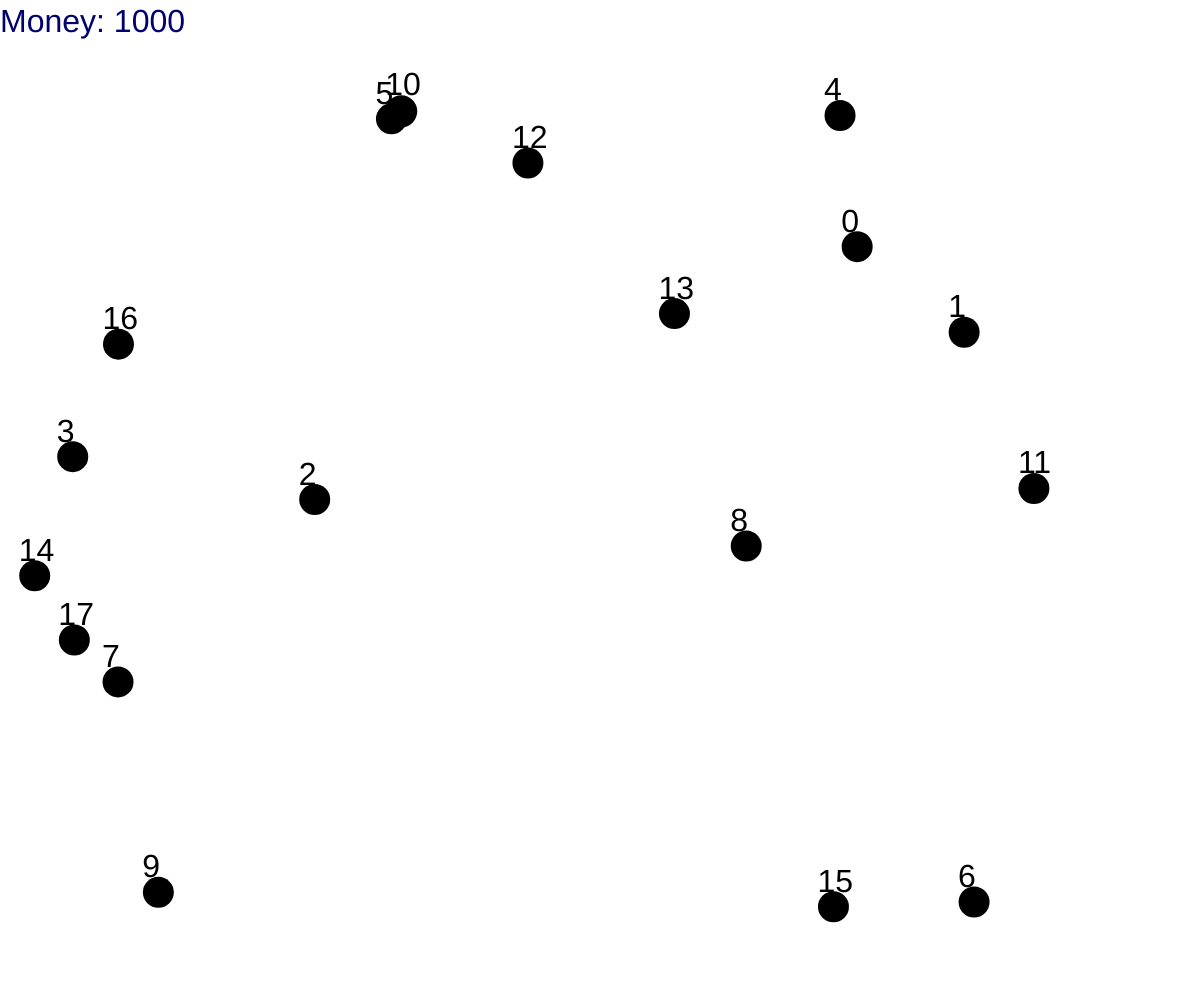
Frame 1 (no input)
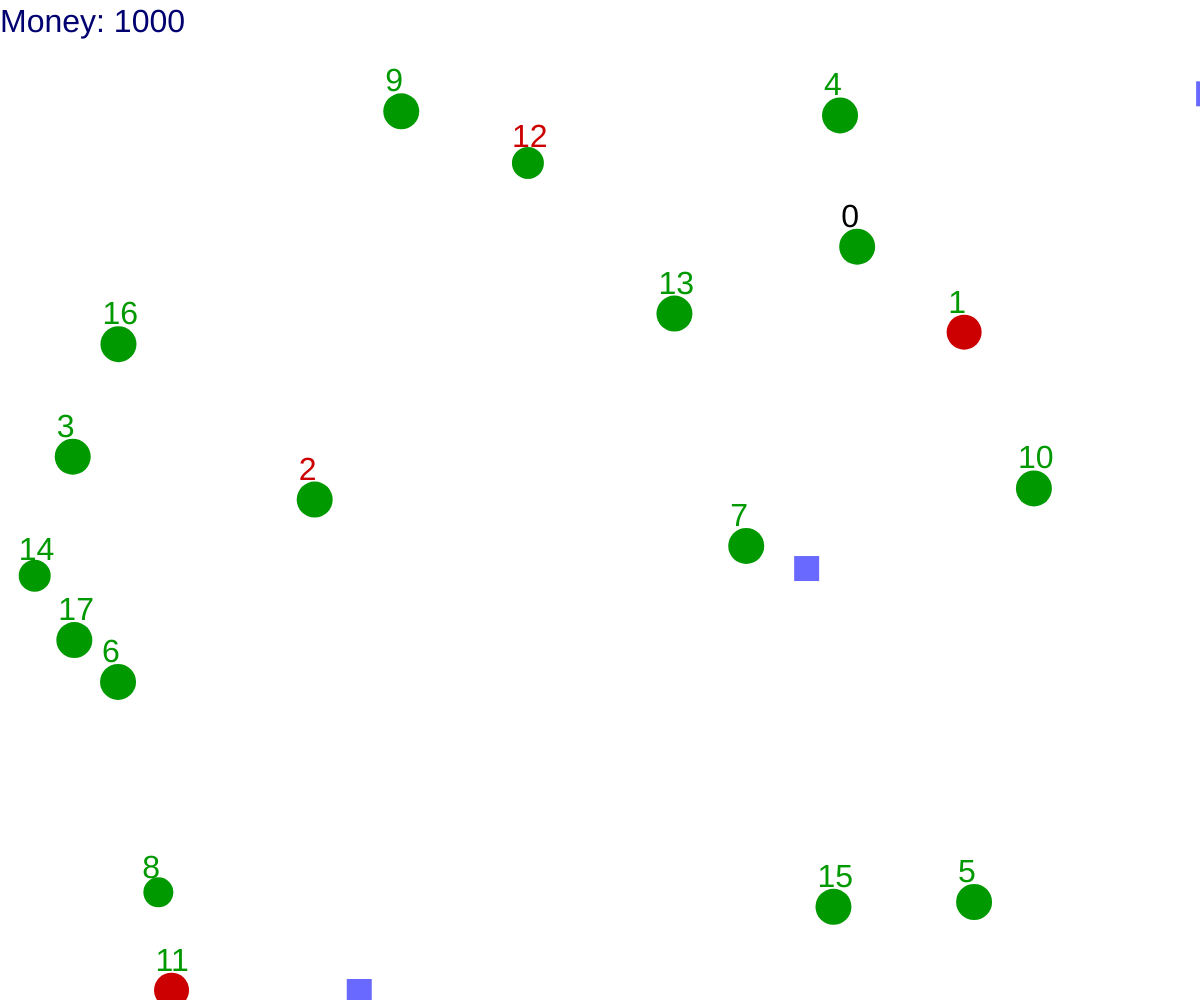
Frame 60 (no input)
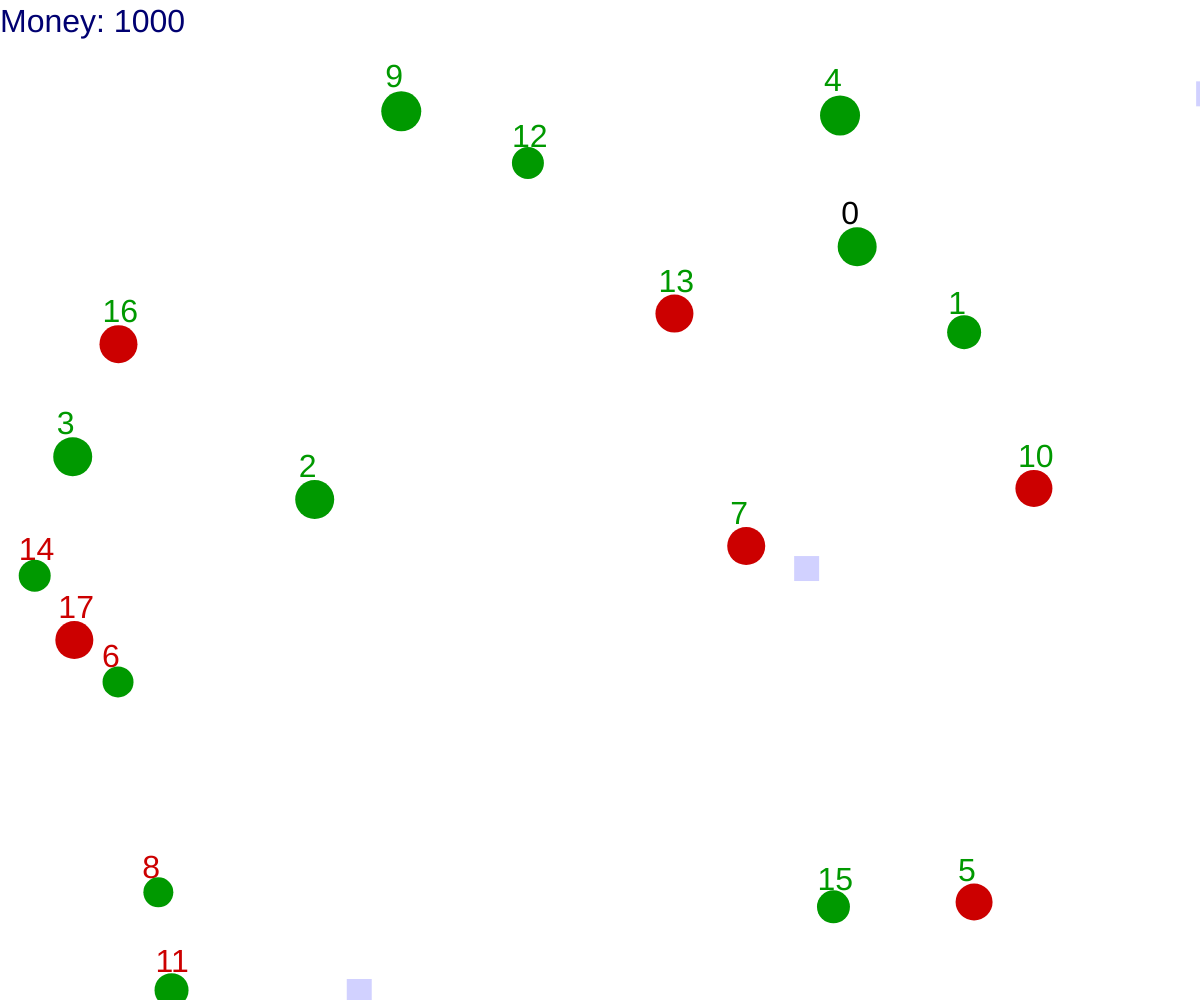
Frame 120 (the mouse pressed at the canvas centre since frame 60)

The p5.js sketch that drew these frames (run headless with seeded random() and noise() and a simulated clock; from frame 60 on, the mouse is pressed at the canvas centre):

// p5.js sketch
// ── sketch.js
var stations = [];
var bigStations = [];
var connections = [];
var factories = [];
var MAX_STATIONS = 20;
var MAX_FACTORIES = 3;
var grid = [];
var selected = false;
var selectedStation;
var money;
var ind;

function setup() {
  frameRate(30);
  ind = new Factory(100, 100);
  money = 1000;
  createCanvas(windowWidth, windowHeight);

  for (var i = 0; i < MAX_STATIONS; i++) {
    var x = random(windowWidth);
    var y = random(50, windowHeight);
    var station = new Station(x, y, i);
    stations.push(station)
  }
  for (var i = 0; i < MAX_FACTORIES; i++) {
    var factory = createFactory();
    factories.push(factory);
  }

  //c = new Connection(s1, s2);
}

function draw() {

  noStroke();
  background(255);
  textSize(32);
  fill(0, 0, 113);
  text("Money: " + money, 0, 32);
  for (var i = 0; i < connections.length; i++) {
    connections[i].show();
  }
  for (var i = 0; i < factories.length; i++) {
    factories[i].show();
    factories[i].update();
  }
  for (var i = 0; i < stations.length; i++) {
    stations[i].show();
    stations[i].update();
    for (var j = 0; j < stations.length; j++) {
      var d = dist(stations[i].x, stations[i].y, stations[j].x, stations[j].y);
      if (d <= stations[i].r / 2 + stations[j].r / 2 && stations[i] != stations[
          j]) {
        console.log("the firs circle has radius " + stations[i].r +
          " the second has radius " + stations[j].r +
          " and they are distance " + d + "apart");
        if (stations[j].populationCap > stations[i].populationCap) {
          absorbStation(stations[i], stations[j]);
        } else {
          absorbStation(stations[j], stations[i]);
        }
        break;
      }
    }
  }
  for (var i = 0; i < connections.length; i++) {
    for (var j = 0; j < connections.length; j++) {
      if (connections[i] != connections[j]) {
        if (connections[i].station1 == connections[j].station1 &&
          connections[i].station2 == connections[j].station2) {
          connections.splice(j, 1);
          console.log("stationed purged");
        } else if (connections[i].station1 == connections[j].station2 &&
          connections[i].station2 == connections[j].station1) {
          connections.splice(j, 1);
          console.log("stationed purged");
        }
      }
    }
  }
}

function absorbStation(absorbed, absorbing) {

  for (var x = 0; x < absorbed.population.length; x++) {
    absorbing.population.push(absorbed.population[x]);
    absorbed.population[x].currentNode = absorbing;
  }
  for (var x = 0; x < absorbed.connections.length; x++) {
    if (absorbed.connections[x].station1 == absorbed) {
      absorbed.connections[x].station1 = absorbing;
    } else {
      absorbed.connections[x].station2 = absorbing;
    }
    absorbing.connections.push(absorbed.connections[x]);
  }
  var index = stations.indexOf(absorbed);
  stations.splice(index, 1);
  return;
}


function mousePressed() {
  console.log(selected);
  for (var i = 0; i < factories.length; i++) {
    var d = dist(mouseX, mouseY, factories[i].cenX, factories[i].cenY);
    if (d <= factories[i].r) {
      if (!selected) {
        selected = true;
        selectedStation = factories[i];
        factories[i].selected = true;
      }
    }
  }
  for (var i = 0; i < stations.length; i++) {
    if (dist(mouseX, mouseY, stations[i].x, stations[i].y) <= stations[i].r / 2) {
      if (!selected) {
        selected = true;
        selectedStation = stations[i];
        selectedStation.selected = true;
        console.log(selectedStation);
        break;
      } else if (selected && stations[i] != selectedStation) {
        var c = new Connection(selectedStation, stations[i]);
        if (money >= c.cost) {
          selected = false;
          selectedStation.selected = false;
          connections.push(c);
          selectedStation.connections.push(c);
          stations[i].connections.push(c);
          money -= c.cost;
          break;
        } else {
          selected = false;
          selectedStation.selected = false;
          console.log("Not enough money");
          alert("Not enough money");
        }
      }
    }
  }
}

// ── commuter.js
var Commuter = function(start, end) {
  this.startNode = start;
  this.endNode = end;
  this.currentNode = this.startNode;
  this.dead = false;
  this.distanceTraveled = 1;
  this.update = function() {
    if (!this.dead) {
      if (!isANode(this.endNode)) {
        var rand = random(stations.length - 1);
        this.endNode = stations[rand];
      }
      if (this.currentNode == this.endNode) {
        this.dead = true;
        money += floor(20 / this.distanceTraveled);
        this.currentNode.populationCap += 1;
      } else if (this.currentNode.connections.length >= 1) {
        var validStations = [];
        for (var i = 0; i < this.currentNode.connections.length; i++) {
          var con = this.currentNode.connections[i];
          if (con.station1.type == "Station" && con.station1 != this.currentNode) {
            validStations.push(con.station1);
          }
          if (con.station2.type == "Station" && con.station2 != this.currentNode) {
            validStations.push(con.station2);
          }
        }
        if (validStations.length >= 1) {
          var randIndex = round(random(validStations.length - 1));
          var randConnection = validStations[randIndex];
          var oldNode = this.currentNode;

          this.currentNode = randConnection;
          var index = oldNode.population.indexOf(this);
          oldNode.population.splice(index, 1);
          this.currentNode.population.push(this);
        }
      }
    }
  }
}

function isANode(Node) {
  for (var i = 0; i < stations.length; i++) {
    if (stations[i] == Node) return true;
  }
  return false;
}

// ── connection.js
 var Connection = function(s1, s2) {
   this.station1 = s1;
   this.station2 = s2;
   this.cost = floor(dist(this.station1.x, this.station1.y, this.station2.x,
     this.station2.y));
   this.show = function() {
     var x1, y1, x2, y2;
     if (this.station1.type == "Factory") {
       x1 = this.station1.cenX;
       y1 = this.station1.cenY;
     } else {
       x1 = this.station1.x;
       y1 = this.station1.y;
     }
     if (this.station2.type == "Factory") {
       x2 = this.station2.cenX;
       y2 = this.station2.cenY;
     } else {
       x2 = this.station2.x;
       y2 = this.station2.y;
     }
     stroke(0);
     line(x1, y1, x2, y2);
     fill(0);
   }

 }

// ── factory.js
var Factory = function(x, y) {
  //Initial variables used for basic functions.
  this.x = x;
  this.type = "Factory";
  this.y = y;
  this.connections = [];
  this.goods = [];
  // Production variables.
  this.productionCap = 5;
  this.production = 1;
  this.progressToGood = 0;
  this.productionRate = 1;
  this.productionThreshold = 100;
  // The following is to do with display. CenX and CenY are the center of the
  // square. These coordinates are used for pretty much everything except for
  // drawing the square.
  // this.r is the radius of the circle which the square is inscribed inside.
  // This makes hit detection must easier. This.r is calculated using geomtry.
  this.size = 25;
  this.cenX = this.x + (this.size / 2);
  this.cenY = this.y + this.size / 2;
  this.r = sqrt((2 * (this.size * this.size)) / 4);
  this.selected = false;
  this.color = color(0, 0, 255);

  this.show = function() {
    var alpha = map(this.progressToGood, 0, 100, 0, 255);
    if (this.selected) this.color = color(204, 204, 0);
    else this.color = color(0, 0, 255, alpha);
    fill(this.color);
    rect(this.x, this.y, this.size, this.size);
    //ellipse(this.cenX, this.cenY, 2 * this.r, 2 * this.r);
    fill(0);
  }
  this.update = function() {
    if (this.progressToGood >= this.productionThreshold &&
      this.goods.length < this.productionCap) {
      var g = new Good(this);
      this.goods.push(g);
      this.progressToGood = 0;
    } else {
      this.progressToGood += this.productionRate;
    }
  }
}

function createFactory() {
  var f = new Factory(random(windowWidth), random(windowHeight));
  for (var i = 0; i < stations.length; i++) {
    var d = dist(f.cenX, f.cenY, stations[i].x, stations[i].y);
    var r1 = stations[i].r / 2;
    var r2 = f.r;
    if (d <= r1 + r2) {
      return createFactory();
    }
  }
  for (var i = 0; i < factories.length; i++) {
    var d = dist(f.cenX, f.cenY, factories[i].cenX, factories[i].cenY);
    var r1 = factories[i].r;
    var r2 = f.r;
    if (d <= r1 + r2) {
      return createFactory();
    }
  }
  console.log(f);
  return f;
}

// ── good.js
var Good = function(startNode) {
  this.currentNode = startNode;
}

// ── station.js
var Station = function(x, y, id) {
  this.x = x;
  this.y = y;
  this.id = id;
  this.type = "Station";
  this.connections = [];
  this.connectedFactories = [];
  this.goods = [];
  this.color = color(0, 0, 0);
  this.selected = false;

  this.population = [];
  this.growRate = 0;
  this.deathRate = 0;
  this.progressToPerson = 0;
  this.reproductionThreshold = 0;
  this.populationCap = round(random(2, 10));
  this.r = this.populationCap * 5;


  var index = round(random(stations.length - 1))
  var person = new Commuter(this, stations[index]);
  this.population.push(person);

  this.money = 0;

  this.show = function() {
    this.id = stations.indexOf(this);
    this.r = this.population.length + 30;
    if (this.selected) this.color = color(204, 204, 0);
    else if (this.growRate > 0) this.color = color(0, 153, 0);
    else if (this.growRate < 0) this.color = color(204, 0, 0);
    else this.color = color(0, 0, 0);
    text(this.id, this.x - 16, this.y - (this.r - 16));
    fill(this.color);
    ellipse(this.x, this.y, this.r, this.r);

  }
  this.update = function() {
    this.money += .01 * this.population.length;

    this.reproductionThreshold = this.population.length * this.population.length +
      1;
    if (this.population.length < this.populationCap) this.growRate += .1;
    if (this.population.length > this.populationCap) this.growRate -= .1;
    this.progressToPerson += floor(this.growRate);

    if (this.progressToPerson >= this.reproductionThreshold) {
      var person = generatePerson(this);
      this.population.push(person)
      this.progressToPerson = 0;
      this.growRate -= .5;
    }
    if (this.progressToPerson <= (-1 * this.reproductionThreshold)) {
      this.population.splice(random(this.population.length - 1));
      this.progressToPerson = 0;
      this.growRate += .5;
    }
    for (var i = 0; i < this.population.length; i++) {
      this.population[i].update();
    }
    if (this.connections.length >= 1) {
      for (var i = 0; i < this.connections[i].length; i++) {
        if (this.connections[i].station1.type = "Factory") {
          this.connectedFactories.push(this.connections[i].station1);
        }
        if (this.connections.station2[i].type = "Factory") {
          this.connectedFactories.push(this.connections[i].station2);
        }
      }
    }

  }
  this.turnRed = function() {
    fill(255, 0, 0);
    ellipse(this.x, this.y, this.r, this.r);

  }
}

function generatePerson(startNode) {
  var index = round(random(stations.length - 1))

  if (stations[index] == startNode) {
    return generatePerson(startNode);
  } else {
    var r = new Commuter(startNode, stations[index]);
    return r;
  }
}
